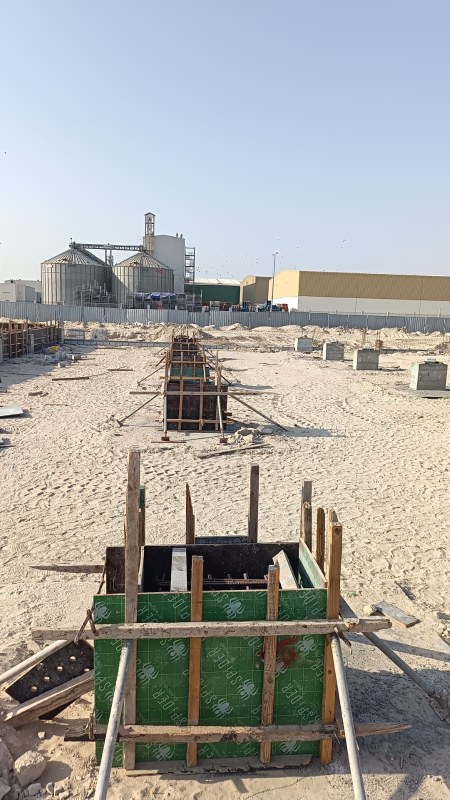
#> input picture social/_build/source/12.jpg, 899 x 1599 px (shown at 1/2 size)
$ python batch3.py
#> lines starting #> are read from the running program, lines starting #| are printed output that depends on the picture
### social/_build/brand.py
"""Steel Builder social brand kit — shared rendering helpers (Pillow + raqm)."""
import os
from PIL import Image, ImageDraw, ImageFont, ImageFilter, ImageEnhance

ROOT = os.path.dirname(os.path.dirname(os.path.dirname(os.path.abspath(__file__))))
FONTS = os.environ.get("SB_FONTS", os.path.join(os.path.dirname(__file__), "fonts"))

# Colours — taken from steelbuilderuae.com (index.html :root) and the logo
ORANGE = (223, 96, 53)     # --primary #df6035 (logo roof)
NAVY = (47, 75, 121)       # --secondary #2f4b79 (logo "SB")
INK = (20, 21, 23)         # near-black backdrop
STEEL = (229, 229, 229)    # --foreground dark #e5e5e5
MUTED = (150, 154, 160)
WHITE = (255, 255, 255)


def font(name, size):
    files = {
        "light": "OutLight.ttf", "med": "OutMed.ttf", "bold": "OutBold.ttf",
        "xbold": "OutXBold.ttf", "ar": "ArRegular.ttf", "arb": "ArBold.ttf",
        "kufi": "KufiBold.ttf",
    }
    return ImageFont.truetype(os.path.join(FONTS, files[name]), size,
                              layout_engine=ImageFont.Layout.RAQM)


def logo():
    return Image.open(os.path.join(ROOT, "logo.png")).convert("RGBA")


def logo_scaled(w):
    lg = logo()
    h = round(lg.height * w / lg.width)
    return lg.resize((w, h), Image.LANCZOS)


def watermark(img, w=150, pos="tr", margin=48, opacity=0.92, y=None):
    """Logo watermark with a soft white halo so it reads on sky AND steel."""
    lg = logo_scaled(w)
    a = lg.split()[3]
    halo = Image.new("RGBA", (lg.width + 60, lg.height + 60), (0, 0, 0, 0))
    glow = Image.new("RGBA", lg.size, (255, 255, 255, 255))
    glow.putalpha(a.point(lambda v: int(v * 0.85)))
    halo.paste(glow, (30, 30), glow)
    halo = halo.filter(ImageFilter.GaussianBlur(10))
    if opacity < 1:
        lg.putalpha(a.point(lambda v: int(v * opacity)))
    W, H = img.size
    x = W - lg.width - margin if pos.endswith("r") else margin
    if y is None:
        y = margin if pos.startswith("t") else H - lg.height - margin
    img.alpha_composite(halo, (x - 30, y - 30))
    img.alpha_composite(lg, (x, y))
    return img


def cover(src, size, focus=(0.5, 0.5)):
    """Crop-to-fill like CSS object-fit: cover."""
    im = Image.open(src).convert("RGB") if isinstance(src, str) else src.convert("RGB")
    W, H = size
    s = max(W / im.width, H / im.height)
    nw, nh = round(im.width * s), round(im.height * s)
    im = im.resize((nw, nh), Image.LANCZOS)
    x = int((nw - W) * focus[0]); y = int((nh - H) * focus[1])
    return im.crop((x, y, x + W, y + H))


def grade(im, contrast=1.08, sat=0.88, bright=1.0):
    """House grade: slightly desaturated, crisper, steel-cool."""
    im = ImageEnhance.Contrast(im).enhance(contrast)
    im = ImageEnhance.Color(im).enhance(sat)
    if bright != 1.0:
        im = ImageEnhance.Brightness(im).enhance(bright)
    return im.filter(ImageFilter.UnsharpMask(radius=2, percent=60, threshold=2))


def gradient(size, top=0.0, bottom=0.85, start=0.45, color=INK):
    """Vertical scrim: transparent at `start`, `bottom` alpha at the base."""
    W, H = size
    g = Image.new("L", (1, H))
    for yy in range(H):
        t = yy / H
        if t < start:
            v = top * (1 - t / start) if top else 0
        else:
            v = bottom * min(1.0, ((t - start) / (1 - start)) * 1.35) ** 1.15
        g.putpixel((0, yy), int(255 * v))
    g = g.resize((W, H))
    layer = Image.new("RGBA", (W, H), color + (0,))
    layer.putalpha(g)
    return layer


def top_scrim(size, amount=0.55, end=0.22):
    W, H = size
    g = Image.new("L", (1, H))
    for yy in range(H):
        t = yy / H
        g.putpixel((0, yy), int(255 * amount * max(0, 1 - t / end) ** 1.6))
    layer = Image.new("RGBA", (W, H), INK + (0,))
    layer.putalpha(g.resize((W, H)))
    return layer


def text(d, xy, s, f, fill=WHITE, anchor="la", spacing=0, rtl=False):
    kw = {"direction": "rtl", "language": "ar"} if rtl else {}
    if spacing:
        # manual tracking for Latin caps
        x, y = xy
        total = sum(d.textlength(c, font=f) for c in s) + spacing * (len(s) - 1)
        if anchor[0] == "r":
            x -= total
        elif anchor[0] == "m":
            x -= total / 2
        for c in s:
            d.text((x, y), c, font=f, fill=fill, anchor="l" + anchor[1])
            x += d.textlength(c, font=f) + spacing
        return total
    d.text(xy, s, font=f, fill=fill, anchor=anchor, **kw)


def eyebrow(d, x, y, s, color=ORANGE, size=26, rtl=False, right=False, label=(236, 236, 236)):
    """Orange rule + tracked caps label: the kit's signature."""
    f = font("bold", size)
    if right:
        w = text(d, (x, y), s, f, fill=color, anchor="rm", spacing=6)
        d.rectangle((x - w - 70, y - 2, x - w - 22, y + 2), fill=color)
    else:
        d.rectangle((x, y - 2, x + 48, y + 2), fill=color)
        text(d, (x + 70, y), s, f, fill=label, anchor="lm", spacing=6)


def footer_bar(img, handle="@steelbuilderuae", site="steelbuilderuae.com", y=None):
    W, H = img.size
    d = ImageDraw.Draw(img)
    y = H - 70 if y is None else y
    f = font("med", 24)
    d.line((64, y - 30, W - 64, y - 30), fill=(255, 255, 255, 70), width=1)
    text(d, (64, y), handle.upper(), f, fill=(255, 255, 255, 200), anchor="lm", spacing=3)
    text(d, (W - 64, y), site.upper(), f, fill=(255, 255, 255, 200), anchor="rm", spacing=3)


# [4 lines left out: function save, not called in this run]

### social/_build/posts.py
"""Renders every still: feed posts, carousel, stories, highlight covers, profile picture."""
import os
from PIL import Image, ImageDraw
from brand import *

HERE = os.path.dirname(os.path.abspath(__file__))
SRC = os.path.join(HERE, "source")
OUT = os.path.join(os.path.dirname(HERE))
P = {  # source photos
    "crane": os.path.join(SRC, "1.jpg"),        # crane + rafters, vertical
    "portal": os.path.join(SRC, "2.jpg"),       # long portal-frame perspective
    "crew": os.path.join(SRC, "3.jpg"),         # crew fixing rafter-to-column
    "purlins": os.path.join(SRC, "4.jpg"),      # purlins + manlift
    "frames": os.path.join(SRC, "5.jpg"),       # frames + manlift crew
}
FEED = (1080, 1350)
STORY = (1080, 1920)


def base(photo, size, focus=(0.5, 0.5), scrim=0.94, start=0.30, top=0.5, **g):
    im = grade(cover(photo, size, focus), **g).convert("RGBA")
    im.alpha_composite(gradient(size, bottom=scrim, start=start))
    if top:
        im.alpha_composite(top_scrim(size, amount=top))
    return im


def headline(img, eyebrow_txt, lines, ar, y_end, size=96, ar_size=46, x=64):
    """Bottom-anchored title block: eyebrow, EN caps headline, Arabic line."""
    d = ImageDraw.Draw(img)
    maxw = img.width - 2 * x - 40
    while size > 48 and max(d.textlength(l.lstrip("~"), font=font("xbold", size)) for l in lines) > maxw:
        size -= 4
    f = font("xbold", size)
    fa = font("kufi", ar_size)
    lh = int(size * 1.0)
    block = 36 + 34 + len(lines) * lh + 28 + int(ar_size * 1.9)
    y = y_end - block
    eyebrow(d, x, y + 13, eyebrow_txt)
    y += 60
    for i, ln in enumerate(lines):
        fill = ORANGE if ln.endswith(".") and i == len(lines) - 1 and ln.startswith("~") else WHITE
        ln = ln.lstrip("~")
        d.text((x - 4, y), ln, font=f, fill=fill)
        y += lh
    y += 22
    text(d, (img.width - x, y + 8), ar, fa, fill=STEEL, anchor="ra", rtl=True)


def post(name, photo, eb, lines, ar, focus=(0.5, 0.5), **kw):
    im = base(photo, FEED, focus, **kw)
    headline(im, eb, lines, ar, FEED[1] - 120)
    footer_bar(im)
    watermark(im, w=170)
    return save(im, os.path.join(OUT, "feed", name))


# [180 lines left out: functions stats_post, services_post, carousel, cta_card, stories, icon and 1 more, not called in this run]


# [15 lines that do not run on import are left out]

### social/_build/cine.py
"""Cinematic camera moves on real site photos -> 12 shots + 3 branded reels.

Each shot is rendered frame-by-frame: an eased virtual camera (pan / tilt / push / pull / roll) over the
photo, plus drifting dust, optional warm light flare, film grain and vignette. Nothing is added to the
structure itself: every frame is the real photograph.
"""
import os, sys, math, random, subprocess
import numpy as np
from PIL import Image, ImageFilter, ImageDraw
from brand import *
import reels

HERE = os.path.dirname(os.path.abspath(__file__))
SOC = os.path.dirname(HERE)
SITE = os.path.dirname(SOC)
SHOTS = os.path.join(SOC, "cinematic", "shots")
OUT = os.path.join(SOC, "cinematic")
W, H, FPS, DUR = 1080, 1920, 30, 5.0
src = lambda f: os.path.join(HERE, "source", f) if f[0].isdigit() else os.path.join(SITE, f)

# id, photo, (cx,cy,zoom,roll) start, end, flare, fit
SHOT_LIST = [
    ("01-portal-push",   "2.jpg",              (0.55, 0.55, 1.00, 0), (0.60, 0.55, 1.38, 0), True, False),
    ("02-crane-tilt",    "1.jpg",              (0.50, 0.66, 1.18, 0), (0.50, 0.38, 1.18, 0), False, False),
    ("03-crew-orbit",    "3.jpg",              (0.44, 0.40, 1.12, -1.6), (0.56, 0.36, 1.24, 1.6), False, False),
    ("04-purlins-slide", "4.jpg",              (0.28, 0.50, 1.04, 0), (0.72, 0.50, 1.10, 0), False, False),
    ("05-frames-pull",   "5.jpg",              (0.52, 0.66, 1.45, 0), (0.50, 0.58, 1.04, 0), False, False),
    ("06-sunset-push",   "p-sunset.jpg",       (0.50, 0.46, 1.02, 0), (0.48, 0.42, 1.28, 0), True, False),
    ("07-beam-rise",     "p-crane-lift.jpg",   (0.50, 0.62, 1.16, 0), (0.52, 0.40, 1.20, 0), False, False),
    ("08-boom-drift",    "p-erect-boom.jpg",   (0.64, 0.50, 1.06, 0), (0.36, 0.50, 1.10, 0), False, False),
    ("09-roof-rotate",   "p-frame-square.jpg", (0.50, 0.45, 1.22, -3.0), (0.50, 0.42, 1.30, 3.0), False, False),
    ("10-portal-reveal", "p-portal.jpg",       (0.50, 0.55, 1.30, 0), (0.50, 0.50, 1.02, 0), True, False),
    ("11-column-push",   "p-crane-columns.jpg",(0.50, 0.52, 1.02, 0), (0.50, 0.68, 1.30, 0), False, False),
    ("12-yard-dolly",    "p-yard.jpg",         (0.42, 0.72, 1.62, 0), (0.70, 0.70, 1.66, 0), False, False),  # framed below the gate sign
]


def ease(t):  # smootherstep
    return t * t * t * (t * (t * 6 - 15) + 10)


def lerp(a, b, t):
    return tuple(x + (y - x) * t for x, y in zip(a, b))


def vignette():
    y, x = np.mgrid[0:H, 0:W]
    d = np.sqrt(((x - W / 2) / (W * 0.62)) ** 2 + ((y - H / 2) / (H * 0.62)) ** 2)
    return np.clip(1 - 0.42 * np.clip(d - 0.55, 0, 1) ** 1.5 * 2.2, 0.55, 1)[..., None].astype(np.float32)


VIG = vignette()
RNG = np.random.default_rng(7)
GRAIN = [RNG.normal(0, 5.5, (H // 2, W // 2, 1)).astype(np.float32).repeat(2, 0).repeat(2, 1) for _ in range(6)]


# [8 lines left out: function flare_layer, not called in this run]


class Dust:
    # [73 lines left out: functions __init__, layer, prepare, camera, fit_frame, render, not called in this run]


def shot_path(k):
    return os.path.join(SHOTS, k + ".mp4")


# [12 lines left out: function reel, not called in this run]


# [26 lines that do not run on import are left out]

### social/_build/batch3.py
"""Batch 3 (Oct 2026): only the media that is new versus batch 2 — 3 videos + the formwork photo."""
import os
from PIL import Image, ImageDraw
from brand import *
import posts, reels, cine

HERE = os.path.dirname(os.path.abspath(__file__))
SRC = os.path.join(HERE, "source")
OUT = os.path.join(os.path.dirname(HERE), "batch-03")
V = {"top": os.path.join(SRC, "v3-top-view.mov"), "above": os.path.join(SRC, "v3-above-steel.mov"),
     "loader": os.path.join(SRC, "v3-loader.mp4")}
FORM = os.path.join(SRC, "12.jpg")
reels.OUT = os.path.join(OUT, "reels")
posts.OUT = OUT
cine.SHOTS = os.path.join(OUT, "cinematic-shots")
SHOT = ("b3-01-formwork-push", FORM, (0.50, 0.70, 1.04, 0), (0.50, 0.52, 1.30, 0), False, False)


def seg(name, src, ss, dur, eb=None, lines=None, ar=None, size=104, landscape=False, title_in=0.35):
    ov = reels.layer(name, eb, lines, ar, size=size) if lines else reels.layer(name)
    return reels.segment(name, src, ss, dur, ov, landscape=landscape, title_in=title_in)


# [24 lines left out: functions build_reels, build_covers, not called in this run]


def build_stills():
    posts.post("12-formwork.jpg", FORM, "FOUNDATIONS", ["FORMED", "~TO SIZE."], "شدّات القواعد بالمقاس", focus=(0.5, 0.62))
#> in cover, im is the input picture: PIL image 899x1599 RGB; mean R, G, B 165.8, 165.1, 162
#> in cover, `return im.crop((x, y, x + W, y + H))`:
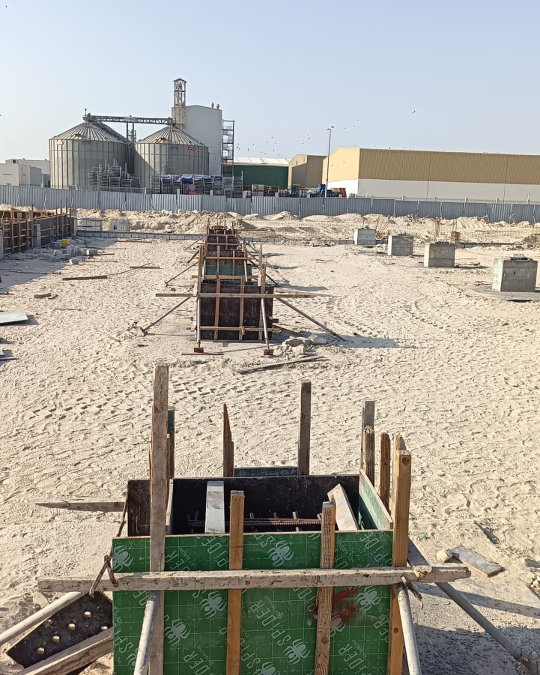
#> returned value: PIL image 1080x1350 RGB (shown at 1/2 size); mean R, G, B 167.6, 163.9, 154.6
#> in gradient, `g = g.resize((W, H))`:
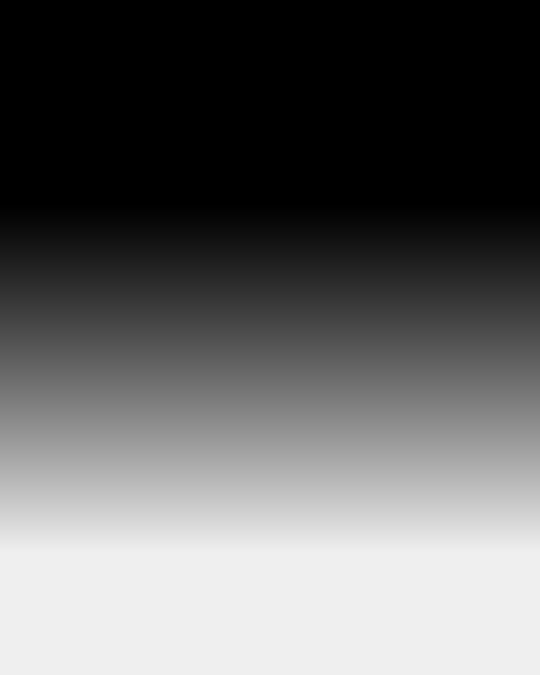
#> g: PIL image 1080x1350 L (shown at 1/2 size); min 0, max 239, mean 100.8
#> in gradient, `layer.putalpha(g)`:
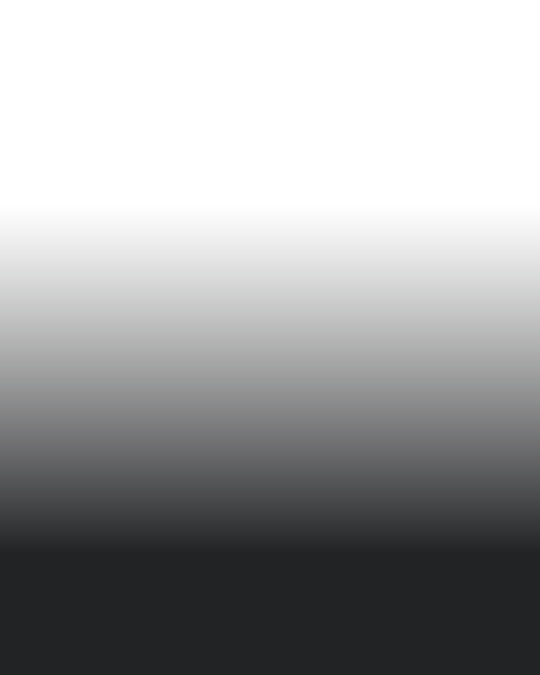
#> layer: PIL image 1080x1350 RGBA (shown at 1/2 size); mean R, G, B, A 20, 21, 23, 100.8; transparent parts drawn white
#> in base, `im.alpha_composite(gradient(size, bottom=scrim, start=start))`:
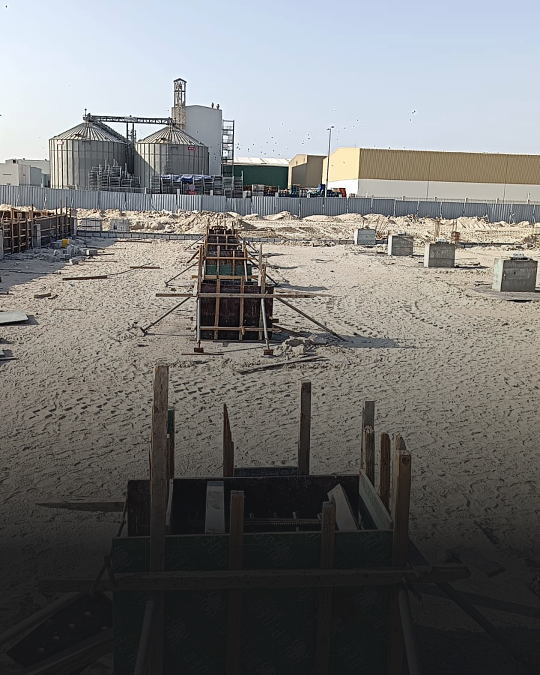
#> im: PIL image 1080x1350 RGBA (shown at 1/2 size); mean R, G, B, A 117.4, 117.3, 116.4, 255
#> in top_scrim, `layer.putalpha(g.resize((W, H)))`:
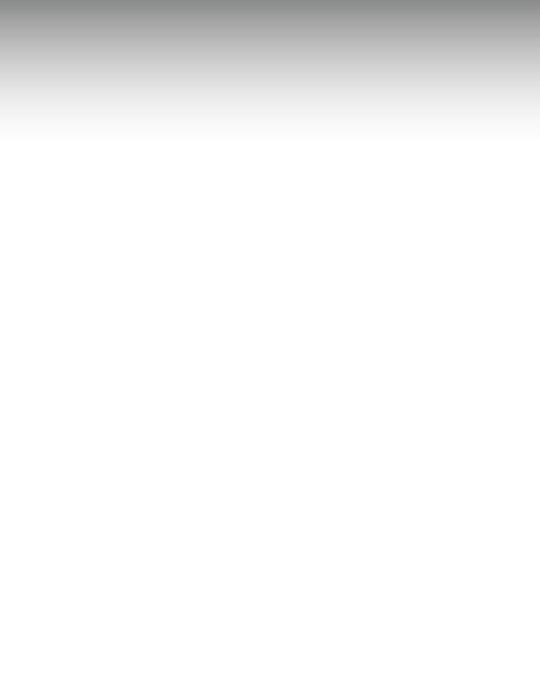
#> layer: PIL image 1080x1350 RGBA (shown at 1/2 size); mean R, G, B, A 20, 21, 23, 10.7; transparent parts drawn white
#> in base, `im.alpha_composite(top_scrim(size, amount=top))`:
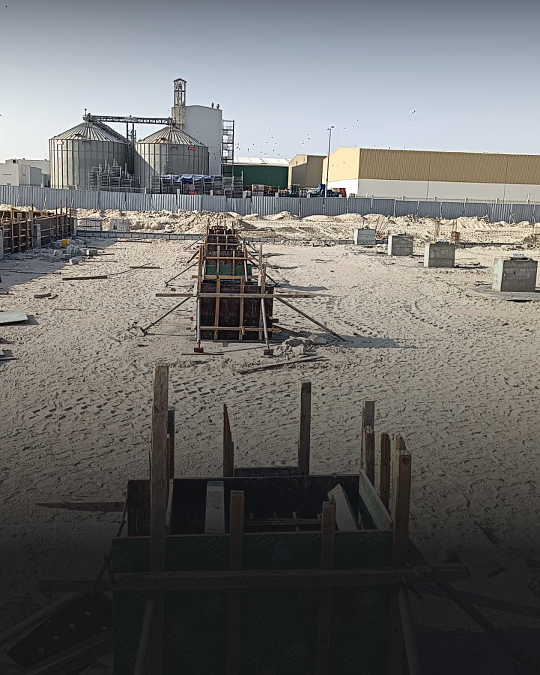
#> im: PIL image 1080x1350 RGBA (shown at 1/2 size); mean R, G, B, A 109.5, 108.8, 107.3, 255
#> in font, `files = { "light": "OutLight.ttf", "med": "OutMed.ttf", "bold": "OutBo..`: files = {'light': 'OutLight.ttf', 'med': 'OutMed.ttf', 'bold': 'OutBold.ttf', 'xbold': 'OutXBold.ttf', 'ar': 'ArRegular.ttf', 'arb': 'ArBold.ttf', 'kufi': 'KufiBold.ttf'}
#> after the loop in headline, `while size > 48 and max(d.textlength(l.lstrip("~"), font=font("xbold",..`: size = 96
#> in headline, `block = 36 + 34 + len(lines) * lh + 28 + int(ar_size * 1.9)`: block = 377
#> in headline, `y = y_end - block`: y = 853
#> in headline, `y += 60`: y = 913
#> the loop in headline, `for i, ln in enumerate(lines):` made 2 passes
#> y on passes 1 to 2: 1009, 1105
#> after the loop in headline, `for i, ln in enumerate(lines):`: y = 1105
#> in headline, `y += 22`: y = 1127
#> in post, `headline(im, eb, lines, ar, FEED[1] - 120)`:
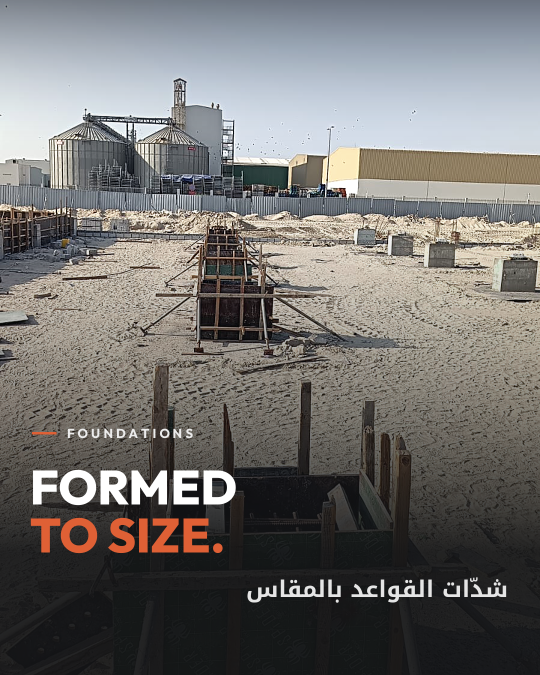
#> im: PIL image 1080x1350 RGBA (shown at 1/2 size); mean R, G, B, A 114.6, 112.8, 110.9, 255
    # progress grid: four stages, one post — formwork → pedestals → columns → frames
    W, Hh = posts.FEED
    im = Image.new("RGBA", (W, Hh), INK + (255,))
    tiles = [(FORM, (0.5, 0.65), "01", "FORMWORK"), (os.path.join(SRC, "8.jpg"), (0.5, 0.62), "02", "PEDESTALS"),
             (os.path.join(SRC, "7.jpg"), (0.42, 0.5), "03", "COLUMNS"), (os.path.join(SRC, "11.jpg"), (0.4, 0.5), "04", "FRAMES")]
    g, top = 8, 330
    tw, th = (W - 64 * 2 - g) // 2, (Hh - top - 150 - g) // 2
    d = ImageDraw.Draw(im)
    for i, (p, fo, n, lab) in enumerate(tiles):
        x = 64 + (i % 2) * (tw + g); y = top + (i // 2) * (th + g)
        t = grade(cover(p, (tw, th), fo)).convert("RGBA")
        t.alpha_composite(gradient((tw, th), bottom=0.85, start=0.45))
        im.alpha_composite(t, (x, y))
        text(d, (x + 24, y + th - 70), n, font("bold", 26), fill=ORANGE)
        text(d, (x + 24, y + th - 40), lab, font("bold", 30), fill=WHITE, spacing=4)
    eyebrow(d, 64, 120, "SITE PROGRESS")
    d.text((60, 150), "FOUR STAGES.", font=font("xbold", 72), fill=WHITE)
    d.text((60, 225), "ONE TEAM.", font=font("xbold", 72), fill=ORANGE)
    text(d, (W - 64, 270), "أربع مراحل — فريق واحد", font("kufi", 38), fill=STEEL, anchor="rm", rtl=True)
    footer_bar(im)
    watermark(im, w=150, margin=48)
    save(im, os.path.join(OUT, "feed", "13-four-stages.jpg"))
    so = os.path.join(OUT, "stories")
    im = posts.base(FORM, posts.STORY, (0.5, 0.6), scrim=0.95, start=0.36, top=0.55)
    posts.headline(im, "SITE UPDATE", ["PEDESTALS", "~FORMED."], "شدّات القواعد جاهزة", posts.STORY[1] - 330, size=120)
    watermark(im, w=170, pos="tl", margin=64, y=210)
    save(im, os.path.join(so, "01-formwork.jpg"))


if __name__ == "__main__":
    import sys
    steps = sys.argv[1:] or ["stills", "shots", "reels", "covers"]
#> (the run stopped early here; a loop or call above may not have finished)

$ run again, with social/_build/source/10.jpg copied over social/_build/source/12.jpg
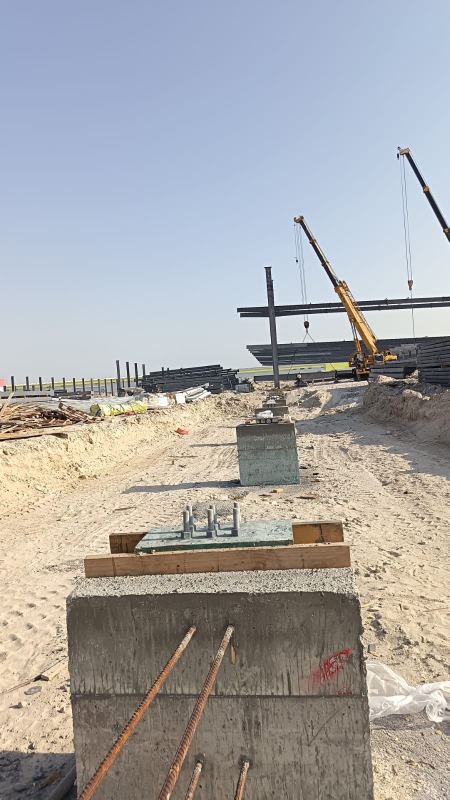
#> input picture social/_build/source/10.jpg, 899 x 1599 px (shown at 1/2 size)
#> in cover, im is the input picture: PIL image 899x1599 RGB; mean R, G, B 167.2, 166.2, 166.4
#> in cover, `return im.crop((x, y, x + W, y + H))`:
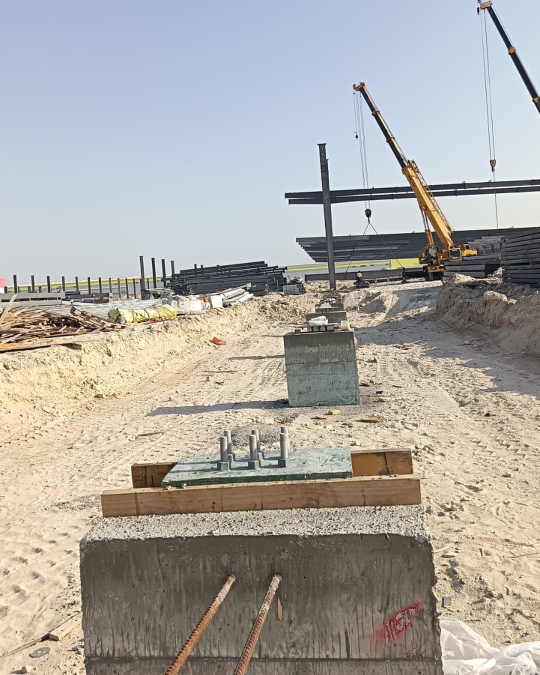
#> returned value: PIL image 1080x1350 RGB (shown at 1/2 size); mean R, G, B 171.8, 168.4, 163.3
#> files = {'light': 'OutLight.ttf', 'med': 'OutMed.ttf', 'bold': 'OutBold.ttf', 'xbold': 'OutXBold.ttf', 'ar': 'ArRegular.ttf', 'arb': 'ArBold.ttf', 'kufi': 'KufiBold.ttf'}
#> after the loop in headline, `while size > 48 and max(d.textlength(l.lstrip("~"), font=font("xbold",..`: size = 96
#> block = 377
#> in headline, `y = y_end - block`: y = 853
#> in headline, `y += 60`: y = 913
#> the loop in headline, `for i, ln in enumerate(lines):` made 2 passes
#> y on passes 1 to 2: 1009, 1105
#> after the loop in headline, `for i, ln in enumerate(lines):`: y = 1105
#> in headline, `y += 22`: y = 1127
#> in post, `headline(im, eb, lines, ar, FEED[1] - 120)`:
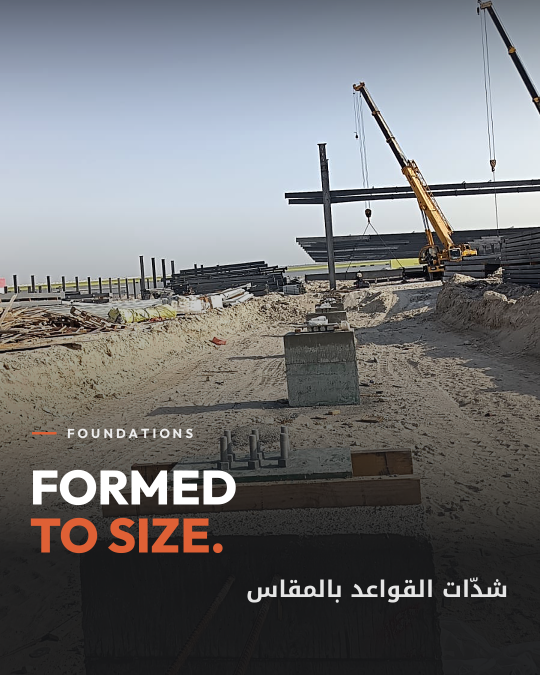
#> im: PIL image 1080x1350 RGBA (shown at 1/2 size); mean R, G, B, A 113.2, 114, 115.8, 255
